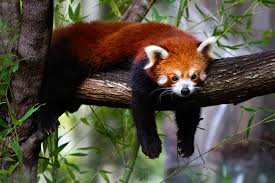
#> input picture OpencvTesteProjeto/Imagens/redpandaimage.jpg, 275 x 183 px
$ python thresholding_img.py
#> lines starting #> are read from the running program, lines starting #| are printed output that depends on the picture; after the words box and inside, x2 and y2 are one past the last pixel; in counts of white or black regions, pixels touching at a corner belong together
#Biblioteca Opencv
import cv2
#armazenando caminho da imagem em uma variável
caminho_imagem = "Imagens/redpandaimage.jpg"
#Lendo a imagem, e convertendo seu esquema de cores para cinza
img = cv2.imread(caminho_imagem)
#> img is the input picture: shape (183, 275, 3); mean B, G, R 61.5, 76, 82
gray_img = cv2.cvtColor(img, cv2.COLOR_BGR2GRAY)
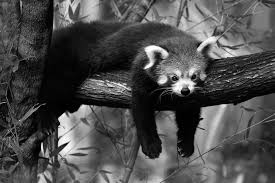
#> gray_img: shape (183, 275); min 0, max 255, mean 76.1
#limiarizando a imagem (valores <= 80 se transformarão em preto, valores > 80 se transformarão em branco (255))
ret, thresholding_img = cv2.threshold(gray_img, 80, 225, cv2.THRESH_BINARY)
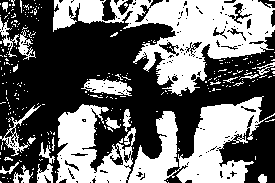
#> thresholding_img: shape (183, 275); values 0 (black) and 225 (white), 42.7% white; 271 white regions (249 under 20 px), largest, box (x1, y1, x2, y2) and area: (56, 96, 275, 183) 9460, (53, 0, 275, 96) 8890, (81, 79, 132, 96) 527

#usando o blur na imagem para suavizar os contornos da figura
#thresholding_img = cv2.blur(thresholding_img, (10, 10))
#aplicando o thresholding na imagem com blur
# ret, thresholding_img = cv2.threshold(thresholding_img, 80, 225, cv2.THRESH_BINARY)

#usando o thresholding adaptável
thresholding_adaptive = cv2.adaptiveThreshold(gray_img, 255, cv2.ADAPTIVE_THRESH_GAUSSIAN_C, cv2.THRESH_BINARY, 21, 30)
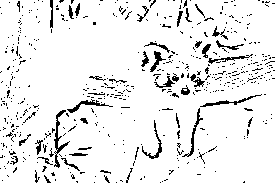
#> thresholding_adaptive: shape (183, 275); 92.1% white; black in thin lines or dots
#mostrando as imagens na tela
cv2.imshow("window", img)
cv2.imshow("window-grey", gray_img)
cv2.imshow("window-thresholding", thresholding_img)
cv2.imshow("window-adaptive", thresholding_adaptive)
cv2.waitKey(0)

$ run again, with OpencvTesteProjeto/Imagens/elephantimage.jpg copied over OpencvTesteProjeto/Imagens/redpandaimage.jpg
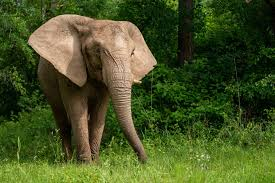
#> input picture OpencvTesteProjeto/Imagens/elephantimage.jpg, 275 x 183 px
#> img is the input picture: shape (183, 275, 3); mean B, G, R 36.4, 82.5, 69.3
#> `ret, thresholding_img = cv2.threshold(gray_img, 80, 225, cv2.THRESH_BI..`:
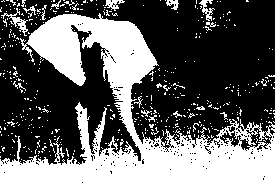
#> thresholding_img: shape (183, 275); values 0 (black) and 225 (white), 37.5% white; 442 white regions (425 under 20 px), largest, box (x1, y1, x2, y2) and area: (0, 13, 275, 183) 16822, (1, 8, 28, 36) 181, (199, 0, 215, 21) 127
#> `thresholding_adaptive = cv2.adaptiveThreshold(gray_img, 255, cv2.ADAPT..`:
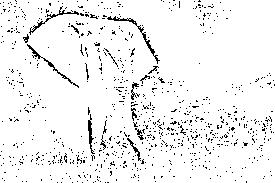
#> thresholding_adaptive: shape (183, 275); 94.6% white; black in thin lines or dots

$ run again, with OpencvTesteProjeto/Imagens/pandaimage.jpg copied over OpencvTesteProjeto/Imagens/redpandaimage.jpg
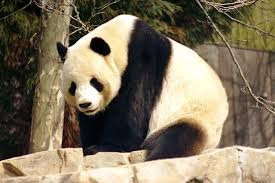
#> input picture OpencvTesteProjeto/Imagens/pandaimage.jpg, 275 x 183 px
#> img is the input picture: shape (183, 275, 3); mean B, G, R 94.6, 115.9, 127.3
#> `ret, thresholding_img = cv2.threshold(gray_img, 80, 225, cv2.THRESH_BI..`:
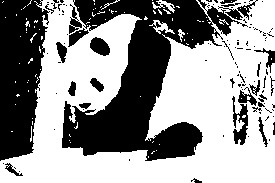
#> thresholding_img: shape (183, 275); values 0 (black) and 225 (white), 58.4% white; 113 black regions (86 under 20 px), largest, box (x1, y1, x2, y2) and area: (62, 0, 258, 161) 12483, (0, 0, 50, 161) 6014, (232, 96, 248, 145) 380
#> `thresholding_adaptive = cv2.adaptiveThreshold(gray_img, 255, cv2.ADAPT..`:
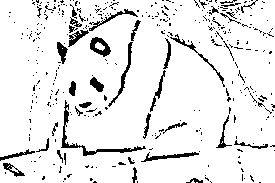
#> thresholding_adaptive: shape (183, 275); 91% white; black in thin lines or dots
